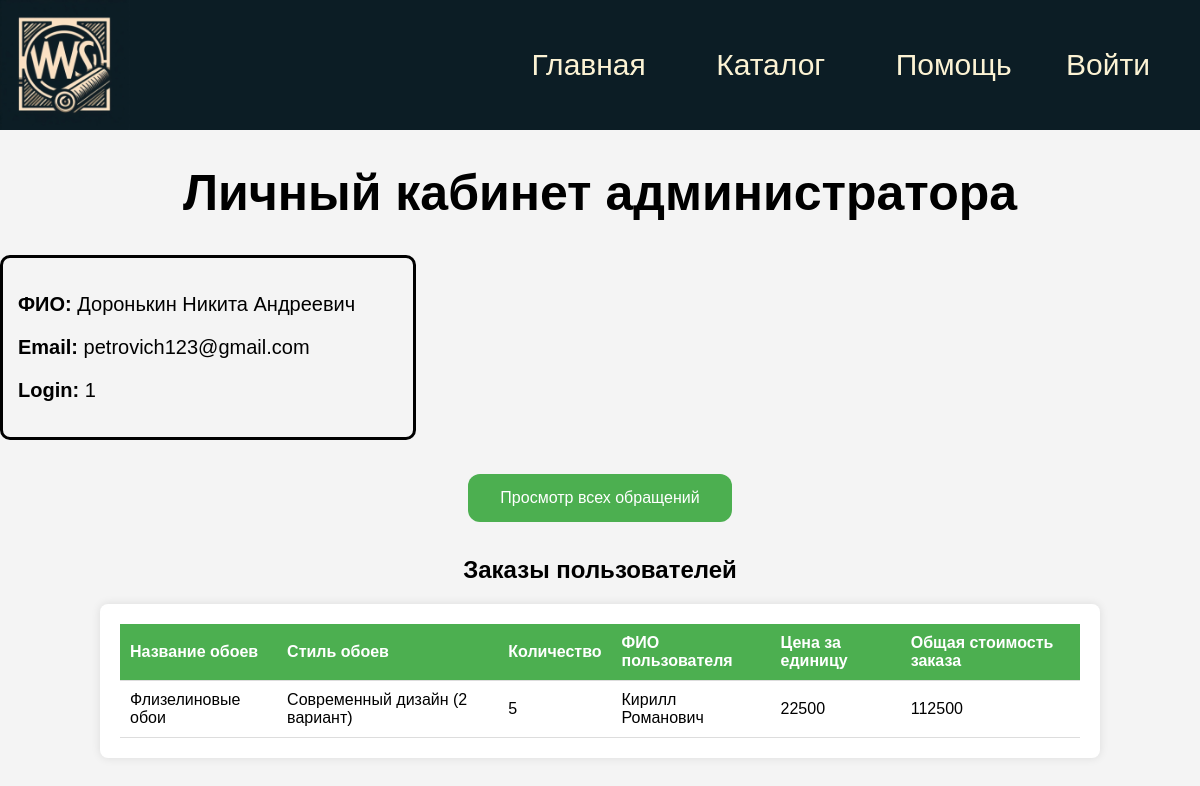
The page /profile/index1.php on the database its author committed.
### tables this page shows
CREATE TABLE `user` (
  `id` int NOT NULL,
  `fullname` varchar(100) NOT NULL,
  `email` varchar(100) NOT NULL,
  `login` varchar(30) NOT NULL,
  `password` varchar(255) NOT NULL,
  `role` varchar(30) NOT NULL DEFAULT 'Пользователь'
);

CREATE TABLE `orders` (
  `id` int NOT NULL,
  `id_wallpaper` int NOT NULL,
  `id_user` int NOT NULL,
  `quantity` int NOT NULL,
  `price` int NOT NULL,
  `items_price` int NOT NULL
);

CREATE TABLE `wallpaper` (
  `id` int NOT NULL,
  `name_wall` varchar(100) NOT NULL,
  `style_wall` varchar(100) NOT NULL,
  `description` varchar(200) NOT NULL,
  `price` float NOT NULL
);

### profile/index1.php (the view, shortened to what this page needs)
<?php
include "../inc/header.php";
$db = new PDO('mysql:host=localhost;dbname=DATA_BASE_WALLPAPER;charset=utf8', 'root', '');
$stmt = $db->query("SELECT * FROM user WHERE id = 1");
$adminData = $stmt->fetch(PDO::FETCH_ASSOC);
$userOrders = $db->query("
    SELECT wallpaper.name_wall AS 'name_wall',
           wallpaper.style_wall AS 'style_wall',
           orders.quantity AS 'quantity',
           user.fullname AS 'fullname',
           wallpaper.price AS 'price',
           (orders.quantity * wallpaper.price) AS 'items_price'
    FROM orders
    JOIN wallpaper ON orders.id_wallpaper = wallpaper.id
    JOIN user ON orders.id_user = user.id
")->fetchAll(PDO::FETCH_ASSOC);
?>
<!DOCTYPE html>
<html lang="ru">
<head>
</head>
<body>
    <div style="text-align: center; font-size: 25px; ">
        <h1>Личный кабинет администратора</h1>
    </div>
    <div style="font-size: 20px; border: solid 3px; border-radius: 10px; padding: 15px; width: 380px">
        <p><strong>ФИО:</strong> <?= $adminData['fullname'] ?></p>
        <p><strong>Email:</strong> <?= $adminData['email'] ?></p>
        <p><strong>Login:</strong> <?= $adminData['login'] ?></p>
    </div>
    <div style="text-align: center; margin-top: 30px; ">
        <div class="but"><button onclick="location.href='../profile/index.php';">Просмотр всех обращений</button></div>
    </div>
    <div style="text-align: center; margin-top: 30px;">
        <h2>Заказы пользователей</h2>
    </div>
    <div class="table-container">
        <table>
    <tr>
        <th>Название обоев</th>
        <th>Стиль обоев</th>
        <th>Количество</th>
        <th>ФИО пользователя</th>
        <th>Цена за единицу</th>
        <th>Общая стоимость заказа</th>
    </tr>
    <?php foreach ($userOrders as $order): ?>
        <tr>
            <td><?= htmlspecialchars($order['name_wall']) ?></td>
            <td><?= htmlspecialchars($order['style_wall']) ?></td>
            <td><?= htmlspecialchars($order['quantity']) ?></td>
            <td><?= htmlspecialchars($order['fullname']) ?></td>
            <td><?= htmlspecialchars($order['price']) ?></td>
            <td><?= htmlspecialchars($order['items_price']) ?></td>
        </tr>
    <?php endforeach; ?>
</table>
    </div>
</body>
</html>

### inc/header.php (shortened to what this page needs)
<div class="navbar">
  <img src="../img/logo.png" alt="Логотип" class="logo">
  <ul class="list">
    <li><a href="../index.php">Главная</a></li>
    <li>
      <div class="dropdown">
        <button class="dropbtn">Каталог</button>
      </div>
    </li>
    <li>Помощь</li>
    <?php
    if (empty($_SESSION['login']) or empty($_SESSION['id'])) {
      ?>
      <li class="SignUp">
        <a class="button" href="../sign_up_and_in/signup_and_in.php">Войти</a>
      </li>
      <?php
    }
    ?>
  </ul>
</div>

### profile/index1.php (style rules this page uses)
.logo { height: 130px; width: 130px; }
.navbar { display: flex; justify-content: space-between; align-items: center; background-color: #0C1D25; width: 100%; }
li { display: inline-block; position: relative; color: #FCF3D4; font-family: sans-serif; font-size: 30px; cursor: pointer; margin-right: 50px; transition: color 0.4s ease; }
a { text-decoration: none; color: inherit; }
li::after { content: ''; position: absolute; width: 100%; height: 4px; bottom: -5px; left: 0; background-color: #4711AE; transform: scaleX(0); transform-origin: bottom right; transition: transform 1s ease-out; }
.dropbtn { background-color: #0C1D25; color: #FCF3D4; padding: 16px; font-size: 30px; border: none; }
.dropdown { position: relative; display: inline-block; }
.but button { background-color: #4CAF50; border: none; color: white; padding: 15px 32px; text-align: center; text-decoration: none; display: inline-block; font-size: 16px; margin: 4px 2px; cursor: pointer; border-radius: 12px; transition-duration: 0.4s; }
body { font-family: Arial, sans-serif; margin: 0; padding: 0; background-color: #f4f4f4; }
.table-container { width: 80%; margin: 20px auto; background-color: #fff; padding: 20px; box-shadow: 0 0 10px rgba(0, 0, 0, 0.1); border-radius: 8px; }
table { width: 100%; border-collapse: collapse; margin: 0 auto; }
th, td { padding: 10px; text-align: left; border-bottom: 1px solid #ddd; }
th { background-color: #4CAF50; color: white; }

### rows shown on the page
user: fullname "Доронькин Никита Андреевич", email "petrovich123@gmail.com", login "1"
orders: id_wallpaper.name_wall "Флизелиновые обои", id_wallpaper.style_wall "Современный дизайн (2 вариант)", quantity "5", id_user.fullname "Кирилл Романович", id_wallpaper.price "22500", items_price "112500"
